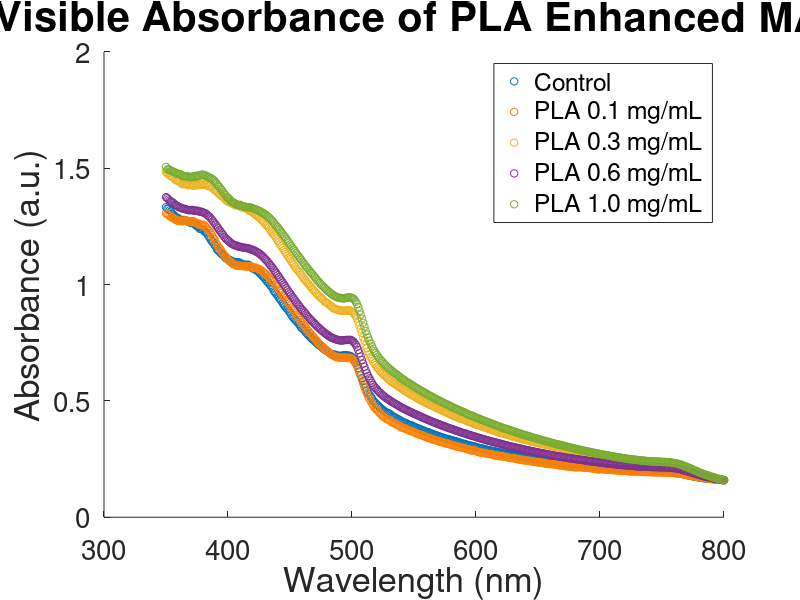

This figure's MATLAB source: (Note: this script raises an error after producing the figure.)

clear 


x = [800
799
798
797
796
795
794
793
792
791
790
789
788
787
786
785
784
783
782
781
780
779
778
777
776
775
774
773
772
771
770
769
768
767
766
765
764
763
762
761
760
759
758
757
756
755
754
753
752
751
750
749
748
747
746
745
744
743
742
741
740
739
738
737
736
735
734
733
732
731
730
729
728
727
726
725
724
723
722
721
720
719
718
717
716
715
714
713
712
711
710
709
708
707
706
705
704
703
702
701
700
699
698
697
696
695
694
693
692
691
690
689
688
687
686
685
684
683
682
681
680
679
678
677
676
675
674
673
672
671
670
669
668
667
666
665
664
663
662
661
660
659
658
657
656
655
654
653
652
651
650
649
648
647
646
645
644
643
642
641
640
639
638
637
636
635
634
633
632
631
630
629
628
627
626
625
624
623
622
621
620
619
618
617
616
615
614
613
612
611
610
609
608
607
606
605
604
603
602
601
600
599
598
597
596
595
594
593
592
591
590
589
588
587
586
585
584
583
582
581
580
579
578
577
576
575
574
573
572
571
570
569
568
567
566
565
564
563
562
561
560
559
558
557
556
555
554
553
552
551
550
549
548
547
546
545
544
543
542
541
540
539
538
537
536
535
534
533
532
531
530
529
528
527
526
525
524
523
522
521
520
519
518
517
516
515
514
513
512
511
510
509
508
507
506
505
504
503
502
501
500
499
498
497
496
495
494
493
492
491
490
489
488
487
486
485
484
483
482
481
480
479
478
477
476
475
474
473
472
471
470
469
468
467
466
465
464
463
462
461
460
459
458
457
456
455
454
453
452
451
450
449
448
447
446
445
444
443
442
441
440
439
438
437
436
435
434
433
432
431
430
429
428
427
426
425
424
423
422
421
420
419
418
417
416
415
414
413
412
411
410
409
408
407
406
405
404
403
402
401
400
399
398
397
396
395
394
393
392
391
390
389
388
387
386
385
384
383
382
381
380
379
378
377
376
375
374
373
372
371
370
369
368
367
366
365
364
363
362
361
360
359
358
357
356
355
354
353
352
351
350]



Cont = [0.159517
0.160654
0.160325
0.161784
0.161342
0.161869
0.162596
0.163057
0.163527
0.16337
0.164579
0.165434
0.165239
0.165871
0.166278
0.166999
0.1676
0.169458
0.168897
0.170097
0.171286
0.171766
0.173467
0.173784
0.174648
0.175559
0.177205
0.17817
0.178847
0.180301
0.181953
0.182982
0.18384
0.185701
0.186957
0.188667
0.189373
0.19009
0.190263
0.191665
0.19251
0.193149
0.193252
0.194096
0.194097
0.195151
0.195435
0.196144
0.196509
0.196253
0.197124
0.197429
0.197464
0.198032
0.198572
0.198786
0.199081
0.199065
0.199161
0.199964
0.200174
0.200137
0.200927
0.200917
0.201008
0.200422
0.201703
0.202249
0.202094
0.202744
0.202363
0.202904
0.203621
0.203931
0.203599
0.204075
0.20516
0.204869
0.205294
0.205185
0.206495
0.205936
0.206584
0.206559
0.207121
0.207961
0.208573
0.208875
0.209689
0.209808
0.209607
0.210665
0.210839
0.211602
0.211821
0.212265
0.212206
0.212953
0.212823
0.213386
0.214327
0.215222
0.215933
0.216627
0.216188
0.217597
0.21807
0.218515
0.219334
0.220201
0.220675
0.221627
0.221712
0.222012
0.222696
0.223192
0.223736
0.224306
0.224545
0.224464
0.225415
0.226482
0.227174
0.227266
0.228481
0.228396
0.229055
0.229706
0.230827
0.231425
0.232538
0.233179
0.233352
0.234111
0.23425
0.235498
0.235655
0.236534
0.237864
0.238739
0.23905
0.239314
0.239789
0.242245
0.243369
0.243762
0.244286
0.246068
0.246581
0.247284
0.24796
0.249205
0.250112
0.251229
0.252475
0.252809
0.253347
0.254271
0.255023
0.255546
0.257627
0.257403
0.259046
0.259435
0.260432
0.261452
0.261907
0.263674
0.264459
0.265015
0.26662
0.267159
0.268728
0.269075
0.270534
0.272147
0.272857
0.274491
0.274924
0.276573
0.27704
0.278891
0.279732
0.280296
0.28171
0.283222
0.284219
0.285062
0.286157
0.286657
0.288516
0.289285
0.291297
0.29231
0.294272
0.294999
0.295806
0.296957
0.298769
0.299724
0.30185
0.302793
0.30511
0.306106
0.307223
0.308138
0.308924
0.310359
0.312689
0.314958
0.315371
0.316762
0.318178
0.320069
0.321776
0.323639
0.325887
0.325622
0.328506
0.329524
0.330975
0.333841
0.333653
0.336536
0.336909
0.338833
0.340352
0.342424
0.343913
0.346237
0.346723
0.350255
0.351243
0.353532
0.355381
0.357498
0.359056
0.361532
0.364443
0.365335
0.367366
0.368917
0.371601
0.373151
0.375986
0.378178
0.381015
0.381262
0.383866
0.386221
0.389119
0.391726
0.394895
0.395302
0.397296
0.399983
0.403443
0.403844
0.407586
0.409065
0.412015
0.414742
0.419428
0.421392
0.423732
0.428038
0.430647
0.43256
0.436129
0.441261
0.445521
0.446705
0.449734
0.452312
0.456718
0.459841
0.465116
0.469716
0.474523
0.480374
0.484904
0.490336
0.495569
0.501742
0.511297
0.518966
0.527539
0.536308
0.546089
0.558274
0.570415
0.585082
0.59727
0.611021
0.625843
0.641271
0.652899
0.664269
0.673703
0.682572
0.688766
0.690928
0.694062
0.694724
0.694984
0.696433
0.696065
0.695563
0.694487
0.691726
0.692672
0.695183
0.694955
0.693118
0.698492
0.699825
0.700712
0.703039
0.705277
0.710157
0.713891
0.716214
0.720692
0.724653
0.729548
0.734061
0.739974
0.740121
0.746886
0.751455
0.756193
0.762226
0.765457
0.77033
0.776812
0.781858
0.78703
0.793091
0.801139
0.806231
0.812317
0.814658
0.824809
0.831013
0.838966
0.842738
0.849095
0.855386
0.862501
0.869833
0.879398
0.885579
0.894135
0.898974
0.906107
0.913314
0.920822
0.930199
0.937296
0.94394
0.952311
0.959126
0.966726
0.972459
0.983698
0.991276
0.997567
1.004567
1.011359
1.016241
1.024124
1.031374
1.035447
1.040844
1.046595
1.052586
1.058557
1.06059
1.066313
1.068865
1.068657
1.07395
1.077238
1.083445
1.085806
1.082549
1.084714
1.084178
1.088383
1.087828
1.090028
1.095674
1.09328
1.095989
1.096408
1.097416
1.098054
1.097507
1.10337
1.10714
1.108297
1.113518
1.113568
1.122393
1.125576
1.132097
1.135316
1.142495
1.146114
1.152149
1.164912
1.171609
1.181952
1.185173
1.193886
1.202842
1.210324
1.220281
1.224847
1.228383
1.235481
1.237651
1.239256
1.240369
1.248479
1.250728
1.254671
1.260206
1.269063
1.267132
1.264215
1.26809
1.271023
1.272877
1.275663
1.273561
1.277957
1.275404
1.275203
1.279497
1.284662
1.285652
1.290344
1.292934
1.300545
1.304215
1.314661
1.319343
1.326259
1.326511
1.332092]




PLA01 = [0.159517
0.15959
0.161625
0.161059
0.161298
0.161348
0.161839
0.162594
0.163891
0.164693
0.165428
0.165364
0.165742
0.164882
0.167907
0.168724
0.168535
0.168749
0.169939
0.171657
0.171429
0.17254
0.17355
0.17461
0.175919
0.177103
0.177757
0.178549
0.179578
0.180829
0.181418
0.182812
0.183267
0.184625
0.187783
0.188331
0.187819
0.188118
0.187557
0.189103
0.190114
0.190793
0.190726
0.190362
0.190758
0.191701
0.191832
0.19193
0.192016
0.191778
0.192194
0.192347
0.193204
0.193225
0.192921
0.192066
0.193652
0.193467
0.193104
0.194034
0.193731
0.194093
0.194197
0.194792
0.194274
0.194834
0.195028
0.194764
0.195335
0.195398
0.195658
0.196003
0.196482
0.196509
0.19756
0.196831
0.197432
0.19718
0.198307
0.198786
0.199137
0.199563
0.200642
0.199012
0.199233
0.200456
0.201222
0.201409
0.202094
0.202579
0.20243
0.203295
0.203211
0.2033
0.204213
0.204814
0.205302
0.20612
0.206935
0.206538
0.205893
0.206624
0.205333
0.20722
0.207791
0.208987
0.209897
0.209919
0.211339
0.211801
0.212648
0.21226
0.213324
0.213249
0.213661
0.215014
0.215322
0.214918
0.2149
0.214689
0.214896
0.215783
0.217068
0.216394
0.216998
0.217635
0.217518
0.218845
0.220006
0.220368
0.221458
0.222434
0.223345
0.222949
0.224694
0.225936
0.226383
0.228403
0.227399
0.228191
0.228668
0.228007
0.229356
0.230089
0.231025
0.231912
0.233523
0.234157
0.234805
0.235803
0.235555
0.23683
0.237752
0.238269
0.238989
0.239822
0.240574
0.241937
0.243095
0.242699
0.243738
0.244138
0.245778
0.246896
0.246805
0.249252
0.249345
0.249761
0.251793
0.252976
0.253907
0.254321
0.254036
0.254595
0.256869
0.257701
0.259272
0.25929
0.260956
0.262271
0.262911
0.262091
0.263842
0.264865
0.266076
0.266323
0.267054
0.270458
0.270896
0.271007
0.272167
0.271658
0.274175
0.276095
0.276623
0.277099
0.277825
0.27821
0.280688
0.281593
0.284703
0.286067
0.289156
0.286979
0.287064
0.289132
0.291965
0.292582
0.2942
0.29544
0.29739
0.298211
0.300186
0.301219
0.302474
0.302726
0.305397
0.30625
0.308272
0.309627
0.311326
0.312853
0.315508
0.316306
0.317224
0.318235
0.320282
0.321043
0.323984
0.323658
0.327514
0.328224
0.329833
0.331952
0.332358
0.33408
0.337527
0.338163
0.341264
0.341116
0.344971
0.345634
0.349236
0.351212
0.352625
0.355382
0.356155
0.358077
0.360365
0.362569
0.365918
0.368503
0.3691
0.371006
0.372558
0.375666
0.378054
0.381374
0.382708
0.384121
0.385774
0.3895
0.393893
0.3954
0.398172
0.401717
0.404883
0.405929
0.408729
0.414941
0.418033
0.419245
0.422177
0.425889
0.429849
0.433115
0.438955
0.444509
0.450161
0.456509
0.462329
0.46666
0.472286
0.481012
0.489204
0.500558
0.50923
0.519759
0.532069
0.544713
0.55892
0.574964
0.591239
0.608872
0.62266
0.636969
0.651046
0.659859
0.669679
0.676159
0.680139
0.683825
0.685291
0.684832
0.684051
0.685875
0.685817
0.686147
0.684768
0.684732
0.685717
0.687527
0.68852
0.688695
0.691475
0.695109
0.698763
0.698998
0.705486
0.709204
0.715077
0.718633
0.722924
0.728489
0.734387
0.738577
0.743236
0.748081
0.754298
0.762494
0.766256
0.774587
0.779108
0.786465
0.791949
0.79907
0.804871
0.811995
0.820912
0.825534
0.832022
0.838163
0.84742
0.857341
0.862245
0.869419
0.879564
0.888953
0.892859
0.900594
0.91086
0.91917
0.926509
0.933322
0.942604
0.949151
0.954112
0.963348
0.972773
0.979454
0.989609
0.993899
0.999703
1.009925
1.016224
1.020984
1.025207
1.030835
1.035656
1.042967
1.047135
1.05061
1.054621
1.060328
1.062324
1.067059
1.067302
1.070654
1.07349
1.072133
1.072093
1.077896
1.07678
1.077887
1.077936
1.077265
1.077893
1.080691
1.078904
1.079951
1.079321
1.082276
1.080554
1.081026
1.084117
1.086301
1.088039
1.094483
1.096663
1.101075
1.106225
1.112556
1.121421
1.124389
1.134116
1.140487
1.150753
1.158199
1.162159
1.172558
1.184572
1.195079
1.201582
1.213117
1.221605
1.228742
1.235454
1.240437
1.247456
1.254586
1.257033
1.255207
1.258816
1.255973
1.262762
1.263974
1.266062
1.26729
1.273045
1.269298
1.272375
1.270488
1.27322
1.270728
1.27519
1.275309
1.273968
1.271859
1.274097
1.275363
1.272882
1.275113
1.278547
1.280868
1.28612
1.287652
1.289379
1.295564
1.299875
1.302998
1.306086]



PLA03 = [0.159517
0.160696
0.161157
0.162323
0.163201
0.165213
0.165798
0.166754
0.167616
0.169205
0.169538
0.172231
0.172995
0.17381
0.175853
0.177103
0.17823
0.180694
0.182103
0.183235
0.18662
0.187521
0.189987
0.191935
0.193873
0.196281
0.198509
0.19987
0.201976
0.204835
0.206975
0.208645
0.210984
0.212068
0.214889
0.216696
0.219998
0.223073
0.222886
0.225695
0.226289
0.227471
0.229421
0.230815
0.231458
0.232098
0.232741
0.233891
0.235296
0.235014
0.235944
0.235765
0.23619
0.236072
0.237362
0.237074
0.238026
0.238023
0.237976
0.238769
0.239038
0.238738
0.239521
0.240543
0.241208
0.240955
0.241469
0.242307
0.242069
0.242717
0.24389
0.243776
0.243594
0.245267
0.245281
0.246198
0.246892
0.247331
0.248998
0.247704
0.250009
0.249984
0.25062
0.25079
0.251731
0.252265
0.253617
0.253987
0.254363
0.255739
0.256099
0.257248
0.2582
0.258693
0.259517
0.259402
0.261107
0.262057
0.261793
0.26275
0.264408
0.266698
0.267457
0.268225
0.268114
0.268839
0.270356
0.269797
0.271166
0.27225
0.273246
0.273098
0.274994
0.275611
0.277786
0.277898
0.278622
0.279859
0.28096
0.282078
0.283102
0.286017
0.287024
0.287981
0.289507
0.291219
0.291672
0.293994
0.294599
0.295704
0.295899
0.29695
0.298929
0.299377
0.299742
0.302081
0.30221
0.302829
0.304004
0.30533
0.306564
0.308176
0.309734
0.310652
0.311379
0.312933
0.313484
0.315976
0.31677
0.318089
0.319461
0.320708
0.321432
0.322679
0.323904
0.325467
0.326448
0.329027
0.330233
0.331641
0.332046
0.332876
0.335551
0.335561
0.338805
0.339116
0.341403
0.342338
0.343486
0.345563
0.346419
0.347665
0.349054
0.352475
0.354539
0.354473
0.356402
0.358056
0.359755
0.361134
0.362915
0.363553
0.366344
0.368186
0.369778
0.37196
0.373453
0.374782
0.376921
0.377853
0.380886
0.382754
0.384738
0.386141
0.387403
0.390194
0.391944
0.393991
0.395872
0.39627
0.400101
0.400345
0.402665
0.404415
0.407713
0.409128
0.41034
0.412398
0.416128
0.417881
0.420898
0.421469
0.422022
0.424875
0.427507
0.42996
0.431359
0.433972
0.435608
0.438819
0.440706
0.442434
0.445196
0.448421
0.451506
0.452632
0.45573
0.457877
0.460224
0.46338
0.465233
0.466774
0.470577
0.472221
0.474543
0.477832
0.480652
0.482487
0.484892
0.488602
0.489718
0.493194
0.496104
0.499815
0.501031
0.504403
0.507557
0.510263
0.514241
0.516315
0.520229
0.523308
0.526145
0.529158
0.532074
0.535251
0.53825
0.542118
0.544949
0.5488
0.553792
0.556535
0.560542
0.563255
0.568497
0.571518
0.574455
0.578837
0.581678
0.585417
0.591157
0.595257
0.600842
0.606718
0.610215
0.616101
0.620849
0.626497
0.631944
0.639267
0.644387
0.653743
0.661415
0.669422
0.680144
0.687748
0.700445
0.712912
0.726655
0.739452
0.758237
0.773245
0.792272
0.807615
0.824533
0.839858
0.854108
0.864017
0.872115
0.8796
0.883229
0.887221
0.889166
0.888488
0.888695
0.887647
0.887937
0.886886
0.887414
0.888724
0.888909
0.889519
0.891969
0.89546
0.895739
0.897466
0.903764
0.908259
0.911753
0.916434
0.920691
0.923118
0.926579
0.933283
0.938383
0.941828
0.948942
0.952459
0.958947
0.963763
0.970742
0.976833
0.980879
0.98916
0.994454
1.002637
1.007061
1.013782
1.020578
1.025636
1.033836
1.041982
1.050373
1.056717
1.062819
1.06814
1.076772
1.085424
1.093434
1.10012
1.109234
1.116138
1.124594
1.132082
1.139516
1.14873
1.157119
1.165382
1.17191
1.181402
1.188863
1.198904
1.206725
1.213826
1.219898
1.227792
1.235621
1.245131
1.250335
1.256263
1.259395
1.267747
1.272877
1.277318
1.283819
1.289491
1.29364
1.29719
1.300458
1.305625
1.310019
1.313654
1.317999
1.317086
1.322908
1.326317
1.32844
1.329711
1.334061
1.331598
1.338136
1.340485
1.340098
1.343017
1.339373
1.345057
1.347107
1.348492
1.355878
1.354541
1.356421
1.361613
1.364915
1.372011
1.37704
1.379795
1.384646
1.388236
1.395382
1.401651
1.403208
1.407834
1.4138
1.419449
1.425056
1.421817
1.423423
1.430737
1.429332
1.428714
1.430572
1.428606
1.430844
1.427162
1.432378
1.426199
1.431457
1.426031
1.424458
1.428968
1.429139
1.429079
1.426532
1.430745
1.432546
1.430836
1.432095
1.431804
1.439207
1.441584
1.445884
1.446237
1.448869
1.455228
1.460136
1.462939
1.465227
1.469981
1.477942
1.478526
1.483806]



PLA06 = [0.159517
0.159438
0.161142
0.161628
0.162963
0.164066
0.164593
0.165189
0.166104
0.167895
0.169333
0.169999
0.170867
0.172009
0.173865
0.174285
0.176205
0.177451
0.178671
0.180319
0.182029
0.183397
0.185147
0.18586
0.188102
0.190209
0.191878
0.192604
0.195331
0.196374
0.19867
0.200548
0.201017
0.202982
0.204631
0.205659
0.207375
0.207749
0.208658
0.209919
0.210797
0.211431
0.211912
0.212832
0.212952
0.213556
0.213685
0.213726
0.213988
0.214101
0.214686
0.214191
0.214179
0.214703
0.215126
0.21566
0.21531
0.214957
0.215773
0.215989
0.216182
0.216415
0.21693
0.216998
0.216794
0.217507
0.217437
0.217565
0.218216
0.218384
0.218728
0.219177
0.219797
0.220331
0.220616
0.220999
0.221267
0.221322
0.222334
0.22285
0.223137
0.223555
0.224137
0.224658
0.225103
0.225697
0.226549
0.22713
0.227444
0.228333
0.228803
0.228971
0.229814
0.230396
0.230921
0.231885
0.232532
0.233224
0.233589
0.234352
0.235008
0.235741
0.236312
0.237101
0.237766
0.238643
0.239063
0.239743
0.240774
0.241489
0.2425
0.243073
0.243747
0.2446
0.245409
0.246289
0.246926
0.247602
0.24832
0.24913
0.250045
0.250883
0.251644
0.252579
0.253286
0.254301
0.254735
0.256201
0.257089
0.257486
0.258889
0.260159
0.260434
0.261572
0.262314
0.262711
0.264463
0.265105
0.266284
0.267103
0.268152
0.269078
0.269909
0.270844
0.272612
0.273038
0.274346
0.275271
0.276415
0.277449
0.278482
0.2796
0.280477
0.281596
0.283205
0.284116
0.285247
0.286244
0.287456
0.288449
0.289594
0.291041
0.292497
0.293296
0.294516
0.296058
0.296891
0.297905
0.299467
0.300698
0.302097
0.303237
0.303888
0.305718
0.306754
0.308149
0.309415
0.310895
0.312358
0.313908
0.315401
0.316424
0.317978
0.319329
0.32078
0.322207
0.323081
0.325213
0.326135
0.327791
0.329424
0.330592
0.331927
0.333963
0.335153
0.336644
0.33812
0.340201
0.341174
0.343186
0.344791
0.346964
0.348181
0.349745
0.35155
0.352817
0.354875
0.356024
0.358449
0.360632
0.361617
0.362684
0.36478
0.366455
0.369068
0.370494
0.372058
0.374112
0.376285
0.378508
0.38009
0.381571
0.3835
0.385259
0.387369
0.389548
0.391412
0.393251
0.395108
0.397291
0.399687
0.401639
0.40379
0.405675
0.408083
0.41016
0.412079
0.414454
0.416634
0.418913
0.421601
0.423338
0.425895
0.428284
0.430855
0.433238
0.435062
0.438107
0.44036
0.442903
0.445166
0.447396
0.450404
0.452663
0.454797
0.457795
0.460178
0.463489
0.46585
0.468786
0.471068
0.474038
0.477942
0.480828
0.483863
0.48687
0.490115
0.493423
0.496117
0.50062
0.503731
0.507626
0.510152
0.514532
0.518786
0.523174
0.527522
0.532339
0.53739
0.542756
0.549012
0.555333
0.560995
0.568578
0.57744
0.586954
0.596661
0.60692
0.618518
0.631694
0.64643
0.660345
0.675631
0.690197
0.705135
0.718765
0.732209
0.741534
0.749258
0.755219
0.75874
0.761892
0.762437
0.761804
0.761872
0.761813
0.760991
0.760723
0.759566
0.759937
0.760005
0.761694
0.762855
0.764076
0.7666
0.768874
0.77078
0.773612
0.7768
0.780754
0.78423
0.787633
0.791828
0.796811
0.800002
0.805546
0.810656
0.815181
0.819552
0.825738
0.831014
0.836268
0.841677
0.846683
0.8525
0.858476
0.865173
0.87166
0.877995
0.88449
0.890715
0.896044
0.903426
0.910677
0.917592
0.923862
0.932179
0.939655
0.946199
0.953678
0.961783
0.968634
0.977518
0.984849
0.993009
1.000163
1.009141
1.016805
1.024904
1.032184
1.040382
1.048392
1.055611
1.063842
1.071619
1.07788
1.083971
1.09094
1.098381
1.104103
1.109643
1.115503
1.12111
1.125503
1.130088
1.13482
1.137726
1.140555
1.144558
1.145788
1.14835
1.150177
1.153178
1.154669
1.155497
1.157286
1.157772
1.157993
1.159114
1.160294
1.162162
1.162373
1.16399
1.166921
1.168473
1.169574
1.172347
1.176111
1.180205
1.184682
1.188955
1.19386
1.198606
1.205236
1.213974
1.219561
1.227875
1.234353
1.242426
1.249421
1.257327
1.264946
1.271635
1.279148
1.28474
1.292057
1.295084
1.30101
1.305561
1.306808
1.309709
1.312363
1.312511
1.313515
1.316793
1.31627
1.317998
1.317121
1.318725
1.320996
1.319594
1.319403
1.320039
1.321529
1.323355
1.32525
1.326375
1.326809
1.330401
1.3312
1.334198
1.338368
1.341155
1.344208
1.350963
1.353022
1.357222
1.360673
1.365822
1.372055
1.375773]




PLA10 = [0.159517
0.160306
0.161531
0.163802
0.164925
0.165437
0.167593
0.169449
0.170527
0.172423
0.174162
0.175428
0.177527
0.17954
0.181494
0.182896
0.185344
0.186957
0.189074
0.190502
0.192791
0.195794
0.197845
0.199969
0.203138
0.204199
0.206722
0.209511
0.211582
0.213583
0.216593
0.218042
0.220307
0.222483
0.22451
0.226314
0.228003
0.229486
0.230873
0.231993
0.232924
0.233826
0.23417
0.234927
0.236828
0.236021
0.236465
0.237335
0.237652
0.237052
0.238549
0.238065
0.239178
0.238973
0.239048
0.239296
0.239569
0.239471
0.239808
0.240131
0.240891
0.240925
0.24087
0.242497
0.242603
0.243408
0.243435
0.244194
0.244949
0.245142
0.245745
0.246576
0.247686
0.248216
0.248142
0.248999
0.249762
0.250147
0.251886
0.252054
0.2529
0.253425
0.254543
0.255534
0.256665
0.257147
0.258088
0.258558
0.259922
0.260916
0.261679
0.262645
0.263769
0.264781
0.266034
0.266703
0.267386
0.268492
0.2695
0.270653
0.271361
0.273033
0.27427
0.274789
0.27592
0.276867
0.277873
0.27884
0.280007
0.281245
0.282714
0.283412
0.284522
0.285734
0.286892
0.28816
0.289448
0.29055
0.291744
0.293395
0.29453
0.295616
0.297104
0.298557
0.299547
0.301235
0.302408
0.303528
0.304759
0.306464
0.307869
0.309326
0.311352
0.311265
0.312656
0.313186
0.315375
0.317186
0.318425
0.319606
0.321697
0.323387
0.324468
0.325434
0.327304
0.328826
0.32985
0.331676
0.333292
0.334905
0.336207
0.33771
0.339347
0.340461
0.342457
0.344105
0.34578
0.347188
0.348974
0.350492
0.352704
0.353486
0.355219
0.356734
0.358648
0.360392
0.36211
0.363746
0.36536
0.367513
0.369479
0.370832
0.372699
0.374175
0.376769
0.378025
0.38043
0.38135
0.383165
0.385881
0.386737
0.389801
0.391698
0.393806
0.395262
0.397587
0.399257
0.400971
0.403552
0.405215
0.407544
0.409807
0.411349
0.413528
0.415402
0.41786
0.420009
0.422191
0.424486
0.426262
0.427829
0.430473
0.433511
0.435659
0.437321
0.439213
0.441403
0.443822
0.446812
0.449503
0.451578
0.453399
0.456147
0.457811
0.461081
0.46347
0.465426
0.467898
0.470049
0.473461
0.475637
0.478115
0.480447
0.483137
0.486075
0.488353
0.490968
0.493481
0.496514
0.499398
0.501834
0.50424
0.506906
0.51006
0.51299
0.51571
0.518832
0.521986
0.524519
0.527408
0.530817
0.533634
0.536569
0.53977
0.542929
0.545731
0.549113
0.552281
0.555085
0.558422
0.562219
0.565391
0.568269
0.571903
0.575652
0.578642
0.581861
0.586032
0.590035
0.59362
0.596507
0.601134
0.604761
0.609677
0.6129
0.616843
0.620822
0.625492
0.629757
0.634379
0.638964
0.64367
0.648334
0.653705
0.658568
0.665087
0.670322
0.676907
0.682883
0.690627
0.698133
0.705453
0.71378
0.723604
0.734467
0.746763
0.758559
0.771356
0.785173
0.800572
0.819147
0.836036
0.853572
0.870548
0.886875
0.902779
0.916914
0.926529
0.934805
0.940275
0.94164
0.94441
0.944604
0.944279
0.943555
0.942577
0.940357
0.94025
0.941379
0.942296
0.942248
0.944001
0.945426
0.948064
0.950588
0.953795
0.95785
0.961194
0.966522
0.969841
0.974999
0.97981
0.98587
0.990081
0.995666
1.000679
1.006996
1.012539
1.01792
1.025356
1.031919
1.038139
1.045108
1.050378
1.056828
1.0643
1.07139
1.077262
1.084668
1.092108
1.098099
1.106647
1.113314
1.120576
1.127667
1.135085
1.142997
1.150915
1.157878
1.165685
1.172373
1.180235
1.188792
1.196491
1.204614
1.210011
1.218548
1.224755
1.232964
1.239386
1.246607
1.251474
1.258661
1.265523
1.27159
1.277961
1.282901
1.288545
1.292717
1.296816
1.30121
1.304746
1.307812
1.309621
1.314805
1.316429
1.319196
1.321865
1.323506
1.325266
1.327688
1.329429
1.331311
1.332168
1.332501
1.332533
1.33529
1.334455
1.336433
1.337263
1.342901
1.341585
1.341705
1.34516
1.347424
1.350375
1.354145
1.355667
1.361704
1.367828
1.373516
1.376476
1.383783
1.391023
1.396361
1.405856
1.411039
1.420061
1.425006
1.431943
1.43922
1.44555
1.449996
1.455535
1.457216
1.459927
1.46327
1.463566
1.468628
1.468335
1.471824
1.472867
1.469716
1.467298
1.468367
1.467023
1.462398
1.466865
1.464479
1.462489
1.462374
1.460898
1.463882
1.46547
1.465852
1.466939
1.464593
1.468093
1.473692
1.475346
1.475762
1.475608
1.478749
1.482257
1.485119
1.486584
1.488928
1.493325
1.494943
1.494004
1.505649]




%____________________________________________________________________________%


fig = scatter(x,Cont, 30, [ 0    0.4470    0.7410]); 
hold on 
scatter(x,PLA01, 30, [1.0, 0.5, 0.0]);
scatter(x,PLA03, 30, [    0.9290    0.6940    0.1250]);
scatter(x,PLA06, 30, [0.4940    0.1840    0.5560]);
scatter(x,PLA10, 30, [  0.4660    0.6740    0.1880]);

set(gca,'fontsize',20)

title('UV-Visible Absorbance of PLA Enhanced MAPbI_3', 'FontSize', 30);
set(xlabel('Wavelength (nm)', 'FontSize', 25));
set(ylabel('Absorbance (a.u.)', 'FontSize', 25));


lng = legend('Control', 'PLA 0.1 mg/mL', 'PLA 0.3 mg/mL', 'PLA 0.6 mg/mL', 'PLA 1.0 mg/mL')
lng.FontSize = 20;
fig = gcf;
fig.PaperUnits = 'inches';
fig.PaperPosition = [ 0 0 12 10];
print('PLA350-800', '-dpng', '-r0');

